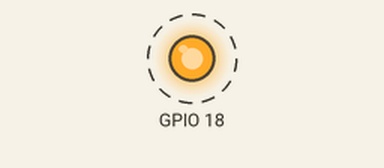
Recording of a program running on a simulated Raspberry Pi (BCM pin numbers). Shown: output pins drawn as LEDs (lit = HIGH). Dashed ring = blinking. What the program prints to the terminal is not drawn. At 18.0 s the program stops and its outputs stay as they are.

Above: at 0.5 s.
Timing chart, 0 to 4.6 s (numbered marks = the images above):
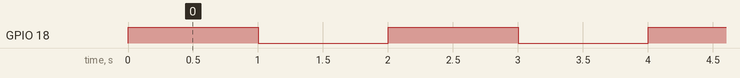

The program:

LED.py
```python
import RPi.GPIO as GPIO
import time

GPIO.setmode(GPIO.BCM)
GPIO.setwarnings(False)
GPIO.setup(18,GPIO.OUT)

i = 1

while i < 10:
	print "LED on"
	GPIO.output(18,GPIO.HIGH)
	time.sleep(1)
	GPIO.output(18,GPIO.LOW)
	print "LED off"
	time.sleep(1)
	i+=1
```

Measured:
- by itself, GPIO 18: alternates HIGH for 1.0 s and LOW for 1.0 s, 18 changes in all, then stays LOW
